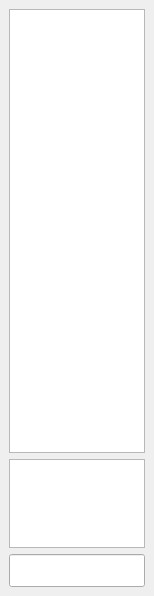
<?xml version="1.0" encoding="UTF-8"?>
<ui version="4.0">
 <class>MainWindow</class>
 <widget class="QMainWindow" name="MainWindow">
  <property name="geometry">
   <rect>
    <x>0</x>
    <y>0</y>
    <width>154</width>
    <height>596</height>
   </rect>
  </property>
  <property name="windowTitle">
   <string>MainWindow</string>
  </property>
  <widget class="QWidget" name="centralwidget">
   <property name="font">
    <font>
     <pointsize>16</pointsize>
    </font>
   </property>
   <layout class="QHBoxLayout" name="horizontalLayout">
    <item>
     <layout class="QVBoxLayout" name="verticalLayout_screen" stretch="5,1,1">
      <item>
       <widget class="QPlainTextEdit" name="plainTextEdit_history"/>
      </item>
      <item>
       <widget class="QPlainTextEdit" name="plainTextEdit_paste"/>
      </item>
      <item>
       <widget class="QLineEdit" name="lineEdit_cmd"/>
      </item>
     </layout>
    </item>
    <item>
     <layout class="QVBoxLayout" name="verticalLayout_patterns"/>
    </item>
   </layout>
  </widget>
  <widget class="QMenuBar" name="menubar">
   <property name="geometry">
    <rect>
     <x>0</x>
     <y>0</y>
     <width>154</width>
     <height>23</height>
    </rect>
   </property>
  </widget>
 </widget>
 <resources/>
 <connections/>
</ui>
